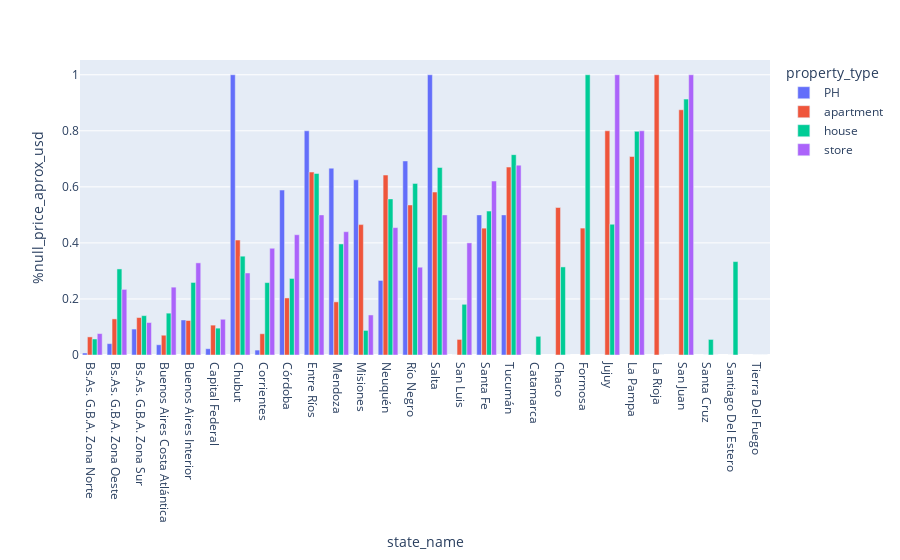

The notebook cell saved with this chart:
### Code cell
px.bar(data_state_proptype, x='state_name',y='%null_price_aprox_usd', color='property_type',barmode='group')

### Figure 1 — Plotly figure (JSON) as saved in the notebook; plotly's stock layout.template omitted (floating-point values rounded to 4 significant figures)
{"data": [{"alignmentgroup": "True", "hovertemplate": "property_type=PH<br>state_name=%{x}<br>%null_price_aprox_usd=%{y}<extra></extra>", "legendgroup": "PH", "marker": {"color": "#636efa"}, "name": "PH", "offsetgroup": "PH", "orientation": "v", "showlegend": true, "textposition": "auto", "type": "bar", "x": ["Bs.As. G.B.A. Zona Norte", "Bs.As. G.B.A. Zona Oeste", "Bs.As. G.B.A. Zona Sur", "Buenos Aires Costa Atlántica", "Buenos Aires Interior", "Capital Federal", "Chubut", "Corrientes", "Córdoba", "Entre Ríos", "Mendoza", "Misiones", "Neuquén", "Río Negro", "Salta", "San Luis", "Santa Fe", "Tucumán"], "xaxis": "x", "y": [0.007107, 0.04056, 0.09257, 0.03652, 0.125, 0.02243, 1, 0.01754, 0.5885, 0.8, 0.6667, 0.625, 0.2661, 0.6923, 1, 0, 0.5, 0.5], "yaxis": "y"}, {"alignmentgroup": "True", "hovertemplate": "property_type=apartment<br>state_name=%{x}<br>%null_price_aprox_usd=%{y}<extra></extra>", "legendgroup": "apartment", "marker": {"color": "#EF553B"}, "name": "apartment", "offsetgroup": "apartment", "orientation": "v", "showlegend": true, "textposition": "auto", "type": "bar", "x": ["Bs.As. G.B.A. Zona Norte", "Bs.As. G.B.A. Zona Oeste", "Bs.As. G.B.A. Zona Sur", "Buenos Aires Costa Atlántica", "Buenos Aires Interior", "Capital Federal", "Catamarca", "Chaco", "Chubut", "Corrientes", "Córdoba", "Entre Ríos", "Formosa", "Jujuy", "La Pampa", "La Rioja", "Mendoza", "Misiones", "Neuquén", "Río Negro", "Salta", "San Juan", "San Luis", "Santa Cruz", "Santa Fe", "Santiago Del Estero", "Tierra Del Fuego", "Tucumán"], "xaxis": "x", "y": [0.06458, 0.1288, 0.1336, 0.07058, 0.1231, 0.1066, 0, 0.5263, 0.4103, 0.07586, 0.2036, 0.6528, 0.4528, 0.8, 0.7083, 1, 0.1896, 0.4652, 0.6421, 0.5354, 0.5814, 0.875, 0.05556, 0, 0.4526, 0, 0, 0.6706], "yaxis": "y"}, {"alignmentgroup": "True", "hovertemplate": "property_type=house<br>state_name=%{x}<br>%null_price_aprox_usd=%{y}<extra></extra>", "legendgroup": "house", "marker": {"color": "#00cc96"}, "name": "house", "offsetgroup": "house", "orientation": "v", "showlegend": true, "textposition": "auto", "type": "bar", "x": ["Bs.As. G.B.A. Zona Norte", "Bs.As. G.B.A. Zona Oeste", "Bs.As. G.B.A. Zona Sur", "Buenos Aires Costa Atlántica", "Buenos Aires Interior", "Capital Federal", "Catamarca", "Chaco", "Chubut", "Corrientes", "Córdoba", "Entre Ríos", "Formosa", "Jujuy", "La Pampa", "La Rioja", "Mendoza", "Misiones", "Neuquén", "Río Negro", "Salta", "San Juan", "San Luis", "Santa Cruz", "Santa Fe", "Santiago Del Estero", "Tierra Del Fuego", "Tucumán"], "xaxis": "x", "y": [0.05717, 0.3071, 0.1404, 0.1493, 0.2589, 0.09583, 0.06667, 0.3143, 0.3526, 0.2583, 0.2732, 0.6476, 1, 0.4667, 0.798, 0, 0.3963, 0.08779, 0.5571, 0.6123, 0.669, 0.913, 0.1809, 0.05556, 0.5135, 0.3333, 0, 0.715], "yaxis": "y"}, {"alignmentgroup": "True", "hovertemplate": "property_type=store<br>state_name=%{x}<br>%null_price_aprox_usd=%{y}<extra></extra>", "legendgroup": "store", "marker": {"color": "#ab63fa"}, "name": "store", "offsetgroup": "store", "orientation": "v", "showlegend": true, "textposition": "auto", "type": "bar", "x": ["Bs.As. G.B.A. Zona Norte", "Bs.As. G.B.A. Zona Oeste", "Bs.As. G.B.A. Zona Sur", "Buenos Aires Costa Atlántica", "Buenos Aires Interior", "Capital Federal", "Chaco", "Chubut", "Corrientes", "Córdoba", "Entre Ríos", "Jujuy", "La Pampa", "Mendoza", "Misiones", "Neuquén", "Río Negro", "Salta", "San Juan", "San Luis", "Santa Cruz", "Santa Fe", "Tierra Del Fuego", "Tucumán"], "xaxis": "x", "y": [0.0764, 0.2341, 0.1158, 0.2421, 0.3288, 0.1276, 0, 0.2927, 0.381, 0.4292, 0.5, 1, 0.8, 0.44, 0.1429, 0.4545, 0.3133, 0.5, 1, 0.4, 0, 0.6207, 0, 0.6774], "yaxis": "y"}], "layout": {"autosize": true, "barmode": "group", "legend": {"title": {"text": "property_type"}, "tracegroupgap": 0}, "margin": {"t": 60}, "xaxis": {"anchor": "y", "autorange": true, "domain": [0, 1], "range": [-0.5, 27.5], "title": {"text": "state_name"}, "type": "category"}, "yaxis": {"anchor": "x", "autorange": true, "domain": [0, 1], "range": [0, 1.053], "title": {"text": "%null_price_aprox_usd"}, "type": "linear"}}}
